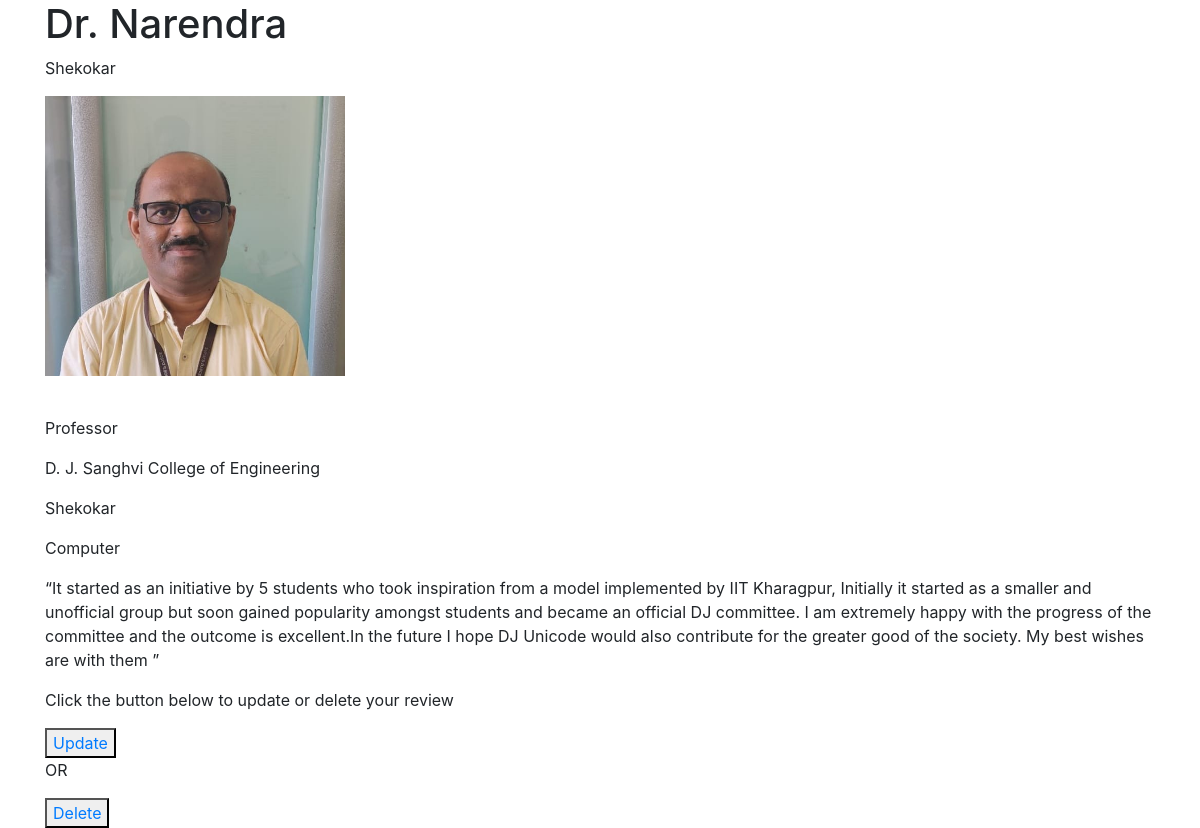
The app's page /postreview/1/ with its own data.
### postreview/models.py (models this page shows, shortened)
class Review(models.Model):
    first_name = models.CharField(max_length=255)
    last_name = models.CharField(max_length=255)
    photograph = models.ImageField(upload_to='postreview/%Y/%m/%d/', blank=True)
    designation = models.CharField(max_length=128)
    company = models.CharField(max_length=128)
    department = models.CharField(max_length=120)
    comments = models.TextField()

### postreview/views.py (the view)
# urls.py: path('<int:id>/', review_detail_view, name='product-detail'),
def review_detail_view(request, id):
    obj = get_object_or_404(Review, id=id)
    context = {
        "object": obj
    }
    return render(request, "postreview/review_detail.html", context)

### templates/postreview/review_detail.html
{% extends 'base.html' %}
{% block content %}
<h1>{{ object.first_name }}</h1>
<p>{{ object.last_name }}</p>
<p><img src="{{ object.photograph.url }}" width="300px" alt="broken" /></p> <br/>
<p>{{ object.designation }}</p>
<p>{{ object.company }}</p>
<p>{{ object.last_name }}</p>
<p>{{ object.department }}</p>
<p>{{ object.comments }}</p>
<p> Click the button below to update or delete your review</p>
  <button type="button" name="update"><a href=" {% url 'postreview:product-update' object.id %}"> Update</a></button>
    <p>OR</p>
  <button type="button" name="delete"><a href=" {% url 'postreview:product-delete' object.id %}"> Delete</a></button>
{% endblock %}

### records on screen
Review: first_name "Dr. Narendra", last_name "Shekokar", photograph (picture), designation "Professor", company "D. J. Sanghvi College of Engineering", department "Computer", comments "“It started as an initiative by 5 students who took inspiration from a model implemented by IIT Kharagpur, Initially it started as a smaller and unofficial group but soon gained popularity amongst students and became an official DJ committee. I am extremely happy with the progress of the committee and the outcome is excellent.In the future I hope DJ Unicode would also contribute for the greater good of the society. My best wishes are with them ”"
